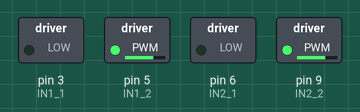
The sketch below on a simulated Arduino Uno, built with avr-gcc and run on an emulated ATmega328P. Parts: switched loads named in the sketch (green lamp = pin HIGH).

Above: at 0.1 s.
Timing chart, 0 to 1.6 s (numbered marks = the images above):
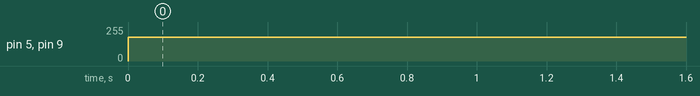

The sketch:

test_moteurs_arduino.ino
```cpp
// Dual DC Motor Shield V2 — STM32 Nucleo F446 — Arduino IDE

// Pins canal A (moteurs GAUCHE)
#define IN1_1  3    // direction gauche
#define IN1_2  5    // PWM vitesse gauche

// Pins canal B (moteurs DROIT)
#define IN2_1  6    // direction droite
#define IN2_2  9    // PWM vitesse droite

void setup() {
  pinMode(IN1_1, OUTPUT);
  pinMode(IN1_2, OUTPUT);
  pinMode(IN2_1, OUTPUT);
  pinMode(IN2_2, OUTPUT);
  stopMotors();
}

// ---- Fonctions de base ----

void setLeft(int direction, int speed) {
  // direction : 1=avant, -1=arriere, 0=stop
  // speed : 0 à 255
  if (direction == 1) {
    digitalWrite(IN1_1, LOW);
    analogWrite(IN1_2, speed);
  } else if (direction == -1) {
    digitalWrite(IN1_1, HIGH);
    analogWrite(IN1_2, speed);
  } else {
    digitalWrite(IN1_1, LOW);
    analogWrite(IN1_2, 0);
  }
}

void setRight(int direction, int speed) {
  if (direction == 1) {
    digitalWrite(IN2_1, LOW);
    analogWrite(IN2_2, speed);
  } else if (direction == -1) {
    digitalWrite(IN2_1, HIGH);
    analogWrite(IN2_2, speed);
  } else {
    digitalWrite(IN2_1, LOW);
    analogWrite(IN2_2, 0);
  }
}

// ---- Commandes haut niveau ----

void stopMotors() {
  setLeft(0, 0);
  setRight(0, 0);
}

void forward(int speed) {
  setLeft(1, speed);
  setRight(1, speed);
}

void backward(int speed) {
  setLeft(-1, speed);
  setRight(-1, speed);
}

void turnLeft(int speed) {
  setLeft(-1, speed);
  setRight(1, speed);
}

void turnRight(int speed) {
  setLeft(1, speed);
  setRight(-1, speed);
}

// ---- Test séquence ----

void loop() {
  forward(180);     // 70% vitesse (~180/255)

}
```

Measured:
- by itself, pin 5 (IN1_2), pin 9 (IN2_2): 0/255 → 180/255 at 0.00 s
